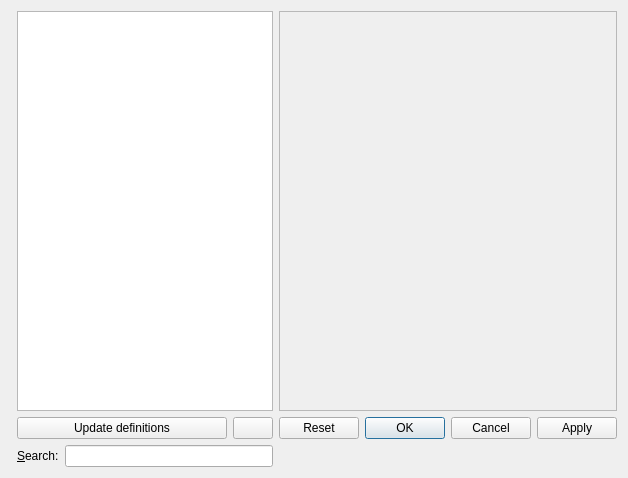
<?xml version="1.0" encoding="UTF-8"?>
<ui version="4.0">
 <class>WdgGmic</class>
 <widget class="QWidget" name="WdgGmic">
  <property name="geometry">
   <rect>
    <x>0</x>
    <y>0</y>
    <width>610</width>
    <height>478</height>
   </rect>
  </property>
  <layout class="QGridLayout" name="gridLayout">
   <item row="0" column="0">
    <layout class="QGridLayout" name="m_filterConfigLayout" columnstretch="1,0,0,0">
     <item row="0" column="0" rowspan="3">
      <widget class="KisGmicInputOutputWidget" name="m_inputOutputOptions"/>
     </item>
     <item row="0" column="1">
      <widget class="QTreeView" name="m_filterTree">
       <property name="sizePolicy">
        <sizepolicy hsizetype="Minimum" vsizetype="Expanding">
         <horstretch>0</horstretch>
         <verstretch>0</verstretch>
        </sizepolicy>
       </property>
      </widget>
     </item>
     <item row="1" column="1">
      <layout class="QHBoxLayout" name="horizontalLayout">
       <item>
        <widget class="QPushButton" name="updateBtn">
         <property name="text">
          <string>Update definitions</string>
         </property>
        </widget>
       </item>
       <item>
        <widget class="QPushButton" name="expandCollapseBtn">
         <property name="sizePolicy">
          <sizepolicy hsizetype="Maximum" vsizetype="Fixed">
           <horstretch>0</horstretch>
           <verstretch>0</verstretch>
          </sizepolicy>
         </property>
        </widget>
       </item>
      </layout>
     </item>
     <item row="2" column="1">
      <layout class="QHBoxLayout" name="horizontalLayout1">
       <item>
        <widget class="QLabel" name="searchLbl">
         <property name="text">
          <string>&amp;Search:</string>
         </property>
         <property name="buddy">
          <cstring>searchBox</cstring>
         </property>
        </widget>
       </item>
       <item>
        <widget class="QLineEdit" name="searchBox"/>
       </item>
      </layout>
     </item>
     <item row="0" column="2" colspan="2">
      <widget class="QScrollArea" name="m_filterScrollArea">
       <property name="sizePolicy">
        <sizepolicy hsizetype="Minimum" vsizetype="Preferred">
         <horstretch>1</horstretch>
         <verstretch>0</verstretch>
        </sizepolicy>
       </property>
       <property name="maximumSize">
        <size>
         <width>16777215</width>
         <height>16777215</height>
        </size>
       </property>
      </widget>
     </item>
     <item row="1" column="2" colspan="2">
      <widget class="QDialogButtonBox" name="controlButtonBox">
       <property name="standardButtons">
        <set>QDialogButtonBox::Apply|QDialogButtonBox::Cancel|QDialogButtonBox::Ok|QDialogButtonBox::Reset</set>
       </property>
      </widget>
     </item>
    </layout>
   </item>
  </layout>
 </widget>
 <layoutdefault spacing="6" margin="11"/>
 <customwidgets>
  <customwidget>
   <class>KisGmicInputOutputWidget</class>
   <extends>QWidget</extends>
   <header>kis_gmic_input_output_widget.h</header>
   <container>1</container>
  </customwidget>
 </customwidgets>
 <resources/>
 <connections/>
</ui>
